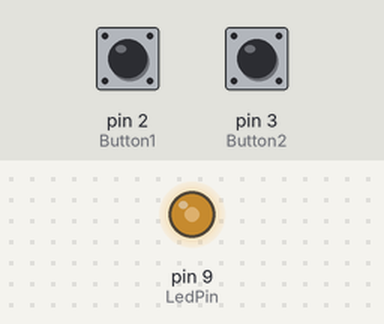
Bench run of a sketch on a simulated Arduino Uno, built with avr-gcc and run on an emulated ATmega328P. On the bench: output pins drawn as LEDs (lit = HIGH). Inputs (shaded band) come from the test bench; at power-on: pin 2 (Button1) HIGH, pin 3 (Button2) HIGH.

Above: at 1.2 s.
1.3 s: pin 2 (Button1) pulled LOW for 1 s
At 3.4 s:
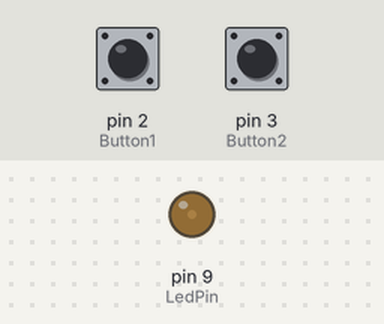
3.8 s: pin 3 (Button2) pulled LOW for 3.2 s
At 7.0 s:
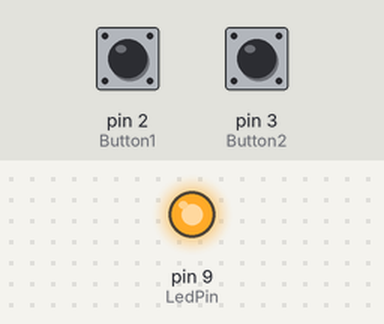
8.5 s: pin 2 (Button1) pulled LOW for 3.2 s
At 9.26 s:
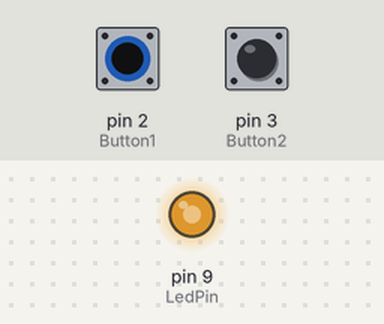
13.2 s: pin 3 (Button2) pulled LOW for 0.15 s
At 13.8 s:
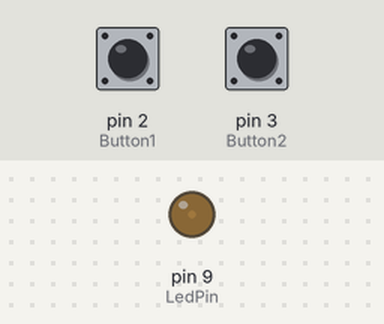
Timing chart, 0 to 15.8 s (numbered marks = the images above; inputs shaded):
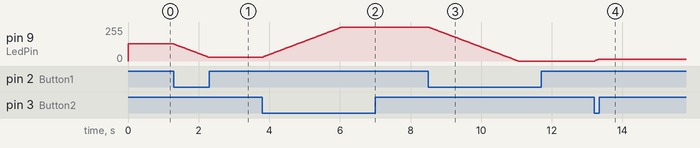

The sketch:

Lab2.ino.ino
```cpp
const int Button1 =2;
const int Button2 =3;
const int LedPin =9;


void setup() {
  // put your setup code here, to run once:
  pinMode(Button1,INPUT);
  pinMode(Button2,INPUT);
  pinMode(LedPin,OUTPUT);
  digitalWrite(Button1,HIGH);
  digitalWrite(Button2,HIGH);

}

int ledBrightness = 128;

void loop() {
  // put your main code here, to run repeatedly:

  if(digitalRead(Button1)== LOW)
  {
    ledBrightness=ledBrightness-2;
  }

  else if(digitalRead(Button2)== LOW)
  {
    ledBrightness=ledBrightness+2;
  }
  ledBrightness = constrain(ledBrightness, 0 ,255);
  analogWrite(LedPin,ledBrightness);
  delay(20);

}
```

Measured:
- after the input at 1.3 s, pin 9 (LedPin): moves from 128/255 to 28/255 over 0.98 s, starting at once
- after the input at 3.8 s, pin 9 (LedPin): moves from 28/255 to 255/255 over 2.3 s, starting at once
- after the input at 8.5 s, pin 9 (LedPin): moves from 255/255 to 0/255 over 2.5 s, starting at once
- after the input at 13.2 s, pin 9 (LedPin): 0/255 → 14/255 at once
